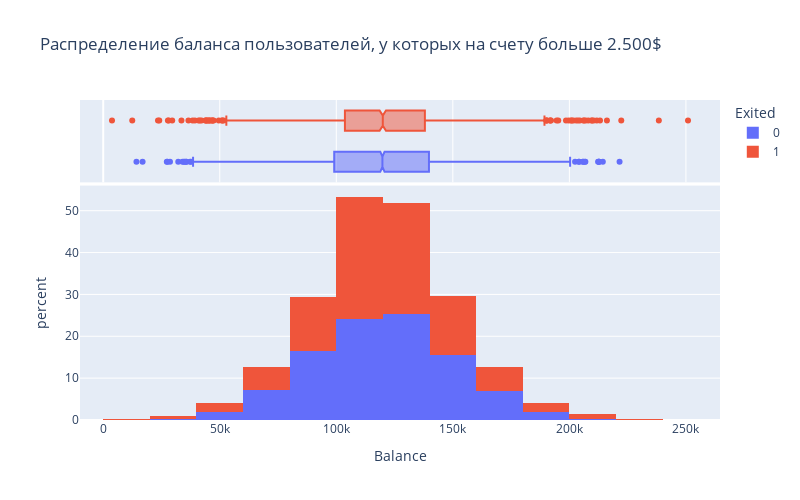

This figure's notebook cell:
### Markdown cell above
Из графика видно, что:
1. у основной массы клиентов на счету от 70000 до 170000 $;
2. у менее чем 200 человек меньше 70000$ или более 170000$;
3. у 1300 клиентов на счету порядка  125000$.

### Code cell
fig = px.histogram(
    data_frame= churn_data[churn_data['Balance'] > 2500],
    x='Balance',
    color = "Exited",
    nbins=15,
    title='Распределение баланса пользователей, у которых на счету больше 2.500$',
    width=800,
    height=500,
    marginal='box',
    histnorm='percent'
)
if not os.path.exists("images"):
    os.mkdir("images")
fig.write_image("images/fig9.2.png")
fig.show();

### Figure 1 — Plotly figure (JSON) as saved in the notebook; plotly's stock layout.template omitted (floating-point values rounded to 4 significant figures; data arrays with more than 128 entries replaced by an {"elided": "..."} marker saying what was removed)
{"data": [{"alignmentgroup": "True", "bingroup": "x", "histnorm": "percent", "hovertemplate": "Exited=0<br>Balance=%{x}<br>percent=%{y}<extra></extra>", "legendgroup": "0", "marker": {"color": "#636efa", "pattern": {"shape": ""}}, "name": "0", "nbinsx": 15, "offsetgroup": "0", "orientation": "v", "showlegend": true, "type": "histogram", "x": {"elided": "4846 float values"}, "xaxis": "x", "yaxis": "y"}, {"alignmentgroup": "True", "hovertemplate": "Exited=0<br>Balance=%{x}<extra></extra>", "legendgroup": "0", "marker": {"color": "#636efa"}, "name": "0", "notched": true, "offsetgroup": "0", "showlegend": false, "type": "box", "x": {"elided": "4846 float values"}, "xaxis": "x2", "yaxis": "y2"}, {"alignmentgroup": "True", "bingroup": "x", "histnorm": "percent", "hovertemplate": "Exited=1<br>Balance=%{x}<br>percent=%{y}<extra></extra>", "legendgroup": "1", "marker": {"color": "#EF553B", "pattern": {"shape": ""}}, "name": "1", "nbinsx": 15, "offsetgroup": "1", "orientation": "v", "showlegend": true, "type": "histogram", "x": {"elided": "1537 float values"}, "xaxis": "x", "yaxis": "y"}, {"alignmentgroup": "True", "hovertemplate": "Exited=1<br>Balance=%{x}<extra></extra>", "legendgroup": "1", "marker": {"color": "#EF553B"}, "name": "1", "notched": true, "offsetgroup": "1", "showlegend": false, "type": "box", "x": {"elided": "1537 float values"}, "xaxis": "x2", "yaxis": "y2"}], "layout": {"barmode": "relative", "height": 500, "legend": {"title": {"text": "Exited"}, "tracegroupgap": 0}, "title": {"text": "Распределение баланса пользователей, у которых на счету больше 2.500$"}, "width": 800, "xaxis": {"anchor": "y", "domain": [0, 1], "title": {"text": "Balance"}}, "xaxis2": {"anchor": "y2", "domain": [0, 1], "matches": "x", "showgrid": true, "showticklabels": false}, "yaxis": {"anchor": "x", "domain": [0, 0.7326], "title": {"text": "percent"}}, "yaxis2": {"anchor": "x2", "domain": [0.7426, 1], "matches": "y2", "showgrid": false, "showline": false, "showticklabels": false, "ticks": ""}}}
